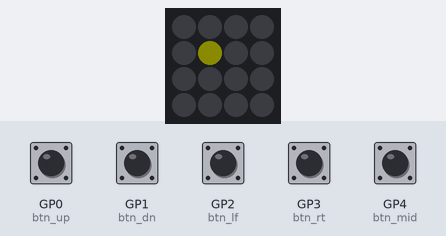
A program run on a simulated Raspberry Pi Pico running MicroPython. Parts: 4×4 RGB LED matrix (first LED top left, wired row by row). The inputs (shaded band) are chosen by the test bench; at power-on: GP0 (btn_up), GP1 (btn_dn), GP2 (btn_lf), GP3 (btn_rt), GP4 (btn_mid) HIGH. Dim RGB values are drawn brighter than linear; random numbers come from a fixed seed; what the program prints to the serial console is not drawn.

Above: at 1.2 s.
1.3 s: GP4 (btn_mid) pulled LOW for 0.15 s
2.0 s: GP4 (btn_mid) pulled LOW for 1 s
3.6 s: GP4 (btn_mid) pulled LOW for 0.15 s
4.3 s: GP0 (btn_up) pulled LOW for 0.15 s
At 4.68 s:
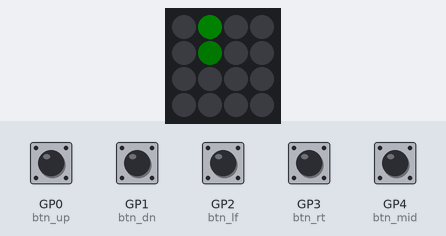
5.0 s: GP1 (btn_dn) pulled LOW for 0.15 s
5.7 s: GP2 (btn_lf) pulled LOW for 0.15 s
At 6.86 s:
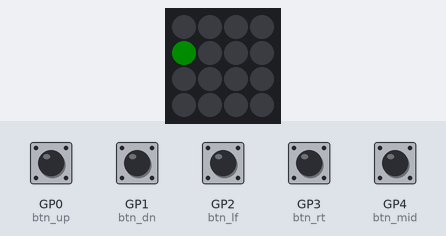
Timing chart, 0 to 7.4 s (numbered marks = the images above; inputs shaded):
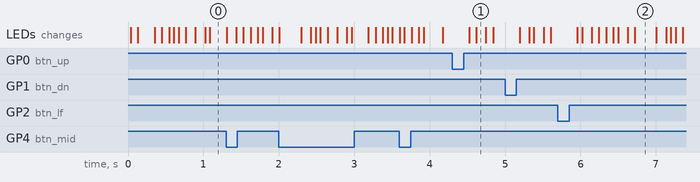

The program:

LEDLightCycleJoystickDemo_01.py
```python
"""
================================================================================
DEMO #7: INTERACTIVE LIGHT CYCLE (Manual Override)
================================================================================
CONTROLS:
- UP/DOWN/LEFT/RIGHT (GPIO 0-3): Drive the cycle. Wrapping is enabled.
- MID (GPIO 4): Cycle to a new random primary color.

THE ENGINE:
The head of the cycle operates independently of the trail. As you drive, the
cycle deposits its base color into a background "Phosphor Buffer". That buffer
decays by 15% every single frame, naturally drawing the fading tail behind you
without needing to track complex coordinate histories.
================================================================================
"""

import machine
import neopixel
import time
import math
import random

# --- Hardware Configuration ---
PIN_MATRIX = 25
WIDTH = 4
HEIGHT = 4
PIXELS = WIDTH * HEIGHT
LED_ORDER = 3
GLOBAL_BRIGHTNESS = 0.05

np = neopixel.NeoPixel(machine.Pin(PIN_MATRIX), PIXELS, bpp=LED_ORDER)

# --- Joystick Configuration ---
PIN_UP = 0
PIN_DOWN = 1
PIN_LEFT = 2
PIN_RIGHT = 3
PIN_MID = 4

# Initialize with internal pull-ups (0 = Pressed)
btn_up = machine.Pin(PIN_UP, machine.Pin.IN, machine.Pin.PULL_UP)
btn_dn = machine.Pin(PIN_DOWN, machine.Pin.IN, machine.Pin.PULL_UP)
btn_lf = machine.Pin(PIN_LEFT, machine.Pin.IN, machine.Pin.PULL_UP)
btn_rt = machine.Pin(PIN_RIGHT, machine.Pin.IN, machine.Pin.PULL_UP)
btn_mid = machine.Pin(PIN_MID, machine.Pin.IN, machine.Pin.PULL_UP)

# --- The Phosphor Decay Buffer ---
buffer = [[0.0, 0.0, 0.0] for _ in range(PIXELS)]

def hsv_to_rgb(h, s, v):
    """Converts a Hue (0.0 to 1.0) into standard RGB."""
    if s == 0.0: return (int(v * 255), int(v * 255), int(v * 255))
    i = int(h * 6.0)
    f = (h * 6.0) - i
    p = v * (1.0 - s)
    q = v * (1.0 - s * f)
    t = v * (1.0 - s * (1.0 - f))
    i %= 6
    if i == 0: r, g, b = v, t, p
    elif i == 1: r, g, b = q, v, p
    elif i == 2: r, g, b = p, v, t
    elif i == 3: r, g, b = p, q, v
    elif i == 4: r, g, b = t, p, v
    else: r, g, b = v, p, q
    return (int(r * 255), int(g * 255), int(b * 255))

def get_random_primary_color():
    """Selects a highly visible primary/secondary hue."""
    # 0.0=Red, 0.16=Yellow, 0.33=Green, 0.5=Cyan, 0.66=Blue, 0.83=Magenta
    hue = random.choice([0.0, 0.16, 0.33, 0.5, 0.66, 0.83])
    return hsv_to_rgb(hue, 1.0, GLOBAL_BRIGHTNESS)

def run_interactive_cycle():
    print("HAL 9000: Manual Light Cycle Override Engaged.")

    # Starting State
    head_x = 1
    head_y = 1
    base_color = get_random_primary_color()

    # Input handling variables
    last_move_time = time.ticks_ms()
    move_delay = 200 # Milliseconds between steps (adjust to drive faster/slower)
    last_mid_state = 1

    try:
        while True:
            now = time.ticks_ms()

            # 1. DECAY THE TRAIL BUFFER
            # Multiplying by 0.85 every frame creates a perfect 3-4 pixel fading tail
            for i in range(PIXELS):
                buffer[i][0] *= 0.85
                buffer[i][1] *= 0.85
                buffer[i][2] *= 0.85

            # 2. POLL JOYSTICK & HANDLE MOVEMENT
            moved = False
            old_x, old_y = head_x, head_y

            # We use a timer to prevent the cycle from flying off the screen instantly
            if time.ticks_diff(now, last_move_time) > move_delay:
                if btn_up.value() == 0:
                    head_y = (head_y - 1) % HEIGHT
                    moved = True
                elif btn_dn.value() == 0:
                    head_y = (head_y + 1) % HEIGHT
                    moved = True
                elif btn_lf.value() == 0:
                    head_x = (head_x - 1) % WIDTH
                    moved = True
                elif btn_rt.value() == 0:
                    head_x = (head_x + 1) % WIDTH
                    moved = True

                if moved:
                    last_move_time = now
                    # Drop the base color into the buffer at the OLD position to start the trail
                    idx = old_y * WIDTH + old_x
                    buffer[idx][0] = base_color[0]
                    buffer[idx][1] = base_color[1]
                    buffer[idx][2] = base_color[2]

            # 3. HANDLE COLOR CHANGE (MID BUTTON)
            mid_state = btn_mid.value()
            if mid_state == 0 and last_mid_state == 1:
                base_color = get_random_primary_color()
            last_mid_state = mid_state

            # 4. RENDER TRAIL TO HARDWARE
            for i in range(PIXELS):
                np[i] = (int(buffer[i][0]), int(buffer[i][1]), int(buffer[i][2]))

            # 5. RENDER HEARTBEAT HEAD OVERLAY
            # Sine wave oscillates between 0.4 and 1.0 multiplier
            pulse_multiplier = 0.7 + 0.3 * math.sin(now / 150.0)

            head_r = int(base_color[0] * pulse_multiplier)
            head_g = int(base_color[1] * pulse_multiplier)
            head_b = int(base_color[2] * pulse_multiplier)

            head_idx = head_y * WIDTH + head_x
            np[head_idx] = (head_r, head_g, head_b)

            np.write()

            # Lock frame rate to ~33 FPS for smooth phosphor decay
            time.sleep(0.03)

    except KeyboardInterrupt:
        for i in range(PIXELS):
            np[i] = (0, 0, 0)
        np.write()
        print("HAL 9000: Manual Override Terminated.")

# Ignite the Grid
run_interactive_cycle()
```
